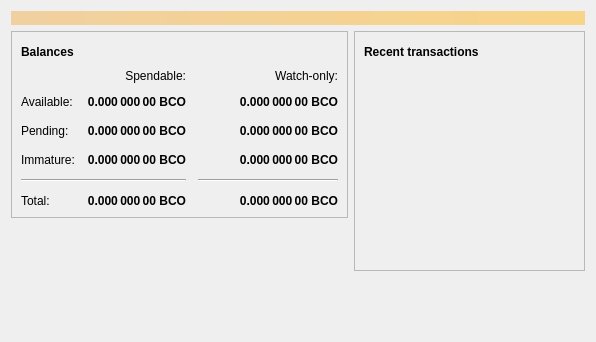
<?xml version="1.0" encoding="UTF-8"?>
<ui version="4.0">
 <class>OverviewPage</class>
 <widget class="QWidget" name="OverviewPage">
  <property name="geometry">
   <rect>
    <x>0</x>
    <y>0</y>
    <width>596</width>
    <height>342</height>
   </rect>
  </property>
  <property name="windowTitle">
   <string>Form</string>
  </property>
  <layout class="QVBoxLayout" name="topLayout">
   <item>
    <widget class="QLabel" name="labelAlerts">
     <property name="visible">
      <bool>false</bool>
     </property>
     <property name="styleSheet">
      <string notr="true">QLabel { background-color: qlineargradient(x1: 0, y1: 0, x2: 1, y2: 0, stop:0 #F0D0A0, stop:1 #F8D488); color:#000000; }</string>
     </property>
     <property name="wordWrap">
      <bool>true</bool>
     </property>
     <property name="margin">
      <number>3</number>
     </property>
     <property name="textInteractionFlags">
      <set>Qt::TextSelectableByMouse</set>
     </property>
    </widget>
   </item>
   <item>
    <layout class="QHBoxLayout" name="horizontalLayout" stretch="1,1">
     <item>
      <layout class="QVBoxLayout" name="verticalLayout_2">
       <item>
        <widget class="QFrame" name="frame">
         <property name="frameShape">
          <enum>QFrame::StyledPanel</enum>
         </property>
         <property name="frameShadow">
          <enum>QFrame::Raised</enum>
         </property>
         <layout class="QVBoxLayout" name="verticalLayout_4">
          <item>
           <layout class="QHBoxLayout" name="horizontalLayout_4">
            <item>
             <widget class="QLabel" name="label_5">
              <property name="font">
               <font>
                <weight>75</weight>
                <bold>true</bold>
               </font>
              </property>
              <property name="text">
               <string>Balances</string>
              </property>
             </widget>
            </item>
            <item>
             <widget class="QPushButton" name="labelWalletStatus">
              <property name="enabled">
               <bool>false</bool>
              </property>
              <property name="maximumSize">
               <size>
                <width>30</width>
                <height>16777215</height>
               </size>
              </property>
              <property name="toolTip">
               <string>The displayed information may be out of date. Your wallet automatically synchronizes with the bridgecoin network after a connection is established, but this process has not completed yet.</string>
              </property>
              <property name="text">
               <string/>
              </property>
              <property name="icon">
               <iconset resource="../bitcoin.qrc">
                <normaloff>:/icons/warning</normaloff>
                <disabledoff>:/icons/warning</disabledoff>:/icons/warning</iconset>
              </property>
              <property name="iconSize">
               <size>
                <width>24</width>
                <height>24</height>
               </size>
              </property>
              <property name="flat">
               <bool>true</bool>
              </property>
             </widget>
            </item>
            <item>
             <spacer name="horizontalSpacer_3">
              <property name="orientation">
               <enum>Qt::Horizontal</enum>
              </property>
              <property name="sizeHint" stdset="0">
               <size>
                <width>40</width>
                <height>20</height>
               </size>
              </property>
             </spacer>
            </item>
           </layout>
          </item>
          <item>
           <layout class="QGridLayout" name="gridLayout">
            <property name="spacing">
             <number>12</number>
            </property>
            <item row="2" column="2">
             <widget class="QLabel" name="labelWatchPending">
              <property name="font">
               <font>
                <weight>75</weight>
                <bold>true</bold>
               </font>
              </property>
              <property name="cursor">
               <cursorShape>IBeamCursor</cursorShape>
              </property>
              <property name="toolTip">
               <string>Unconfirmed transactions to watch-only addresses</string>
              </property>
              <property name="text">
               <string notr="true">0.000 000 00 BCO</string>
              </property>
              <property name="alignment">
               <set>Qt::AlignRight|Qt::AlignTrailing|Qt::AlignVCenter</set>
              </property>
              <property name="textInteractionFlags">
               <set>Qt::LinksAccessibleByMouse|Qt::TextSelectableByKeyboard|Qt::TextSelectableByMouse</set>
              </property>
             </widget>
            </item>
            <item row="2" column="1">
             <widget class="QLabel" name="labelUnconfirmed">
              <property name="font">
               <font>
                <weight>75</weight>
                <bold>true</bold>
               </font>
              </property>
              <property name="cursor">
               <cursorShape>IBeamCursor</cursorShape>
              </property>
              <property name="toolTip">
               <string>Total of transactions that have yet to be confirmed, and do not yet count toward the spendable balance</string>
              </property>
              <property name="text">
               <string notr="true">0.000 000 00 BCO</string>
              </property>
              <property name="alignment">
               <set>Qt::AlignRight|Qt::AlignTrailing|Qt::AlignVCenter</set>
              </property>
              <property name="textInteractionFlags">
               <set>Qt::LinksAccessibleByMouse|Qt::TextSelectableByKeyboard|Qt::TextSelectableByMouse</set>
              </property>
             </widget>
            </item>
            <item row="3" column="2">
             <widget class="QLabel" name="labelWatchImmature">
              <property name="font">
               <font>
                <weight>75</weight>
                <bold>true</bold>
               </font>
              </property>
              <property name="cursor">
               <cursorShape>IBeamCursor</cursorShape>
              </property>
              <property name="toolTip">
               <string>Mined balance in watch-only addresses that has not yet matured</string>
              </property>
              <property name="text">
               <string notr="true">0.000 000 00 BCO</string>
              </property>
              <property name="alignment">
               <set>Qt::AlignRight|Qt::AlignTrailing|Qt::AlignVCenter</set>
              </property>
              <property name="textInteractionFlags">
               <set>Qt::LinksAccessibleByMouse|Qt::TextSelectableByKeyboard|Qt::TextSelectableByMouse</set>
              </property>
             </widget>
            </item>
            <item row="4" column="0" colspan="2">
             <widget class="Line" name="line">
              <property name="orientation">
               <enum>Qt::Horizontal</enum>
              </property>
             </widget>
            </item>
            <item row="4" column="2">
             <widget class="Line" name="lineWatchBalance">
              <property name="sizePolicy">
               <sizepolicy hsizetype="Preferred" vsizetype="Fixed">
                <horstretch>0</horstretch>
                <verstretch>0</verstretch>
               </sizepolicy>
              </property>
              <property name="minimumSize">
               <size>
                <width>140</width>
                <height>0</height>
               </size>
              </property>
              <property name="orientation">
               <enum>Qt::Horizontal</enum>
              </property>
             </widget>
            </item>
            <item row="5" column="0">
             <widget class="QLabel" name="labelTotalText">
              <property name="text">
               <string>Total:</string>
              </property>
             </widget>
            </item>
            <item row="3" column="1">
             <widget class="QLabel" name="labelImmature">
              <property name="font">
               <font>
                <weight>75</weight>
                <bold>true</bold>
               </font>
              </property>
              <property name="cursor">
               <cursorShape>IBeamCursor</cursorShape>
              </property>
              <property name="toolTip">
               <string>Mined balance that has not yet matured</string>
              </property>
              <property name="text">
               <string notr="true">0.000 000 00 BCO</string>
              </property>
              <property name="alignment">
               <set>Qt::AlignRight|Qt::AlignTrailing|Qt::AlignVCenter</set>
              </property>
              <property name="textInteractionFlags">
               <set>Qt::LinksAccessibleByMouse|Qt::TextSelectableByKeyboard|Qt::TextSelectableByMouse</set>
              </property>
             </widget>
            </item>
            <item row="2" column="3">
             <spacer name="horizontalSpacer_2">
              <property name="orientation">
               <enum>Qt::Horizontal</enum>
              </property>
              <property name="sizeHint" stdset="0">
               <size>
                <width>40</width>
                <height>20</height>
               </size>
              </property>
             </spacer>
            </item>
            <item row="3" column="0">
             <widget class="QLabel" name="labelImmatureText">
              <property name="text">
               <string>Immature:</string>
              </property>
             </widget>
            </item>
            <item row="5" column="1">
             <widget class="QLabel" name="labelTotal">
              <property name="font">
               <font>
                <weight>75</weight>
                <bold>true</bold>
               </font>
              </property>
              <property name="cursor">
               <cursorShape>IBeamCursor</cursorShape>
              </property>
              <property name="toolTip">
               <string>Your current total balance</string>
              </property>
              <property name="text">
               <string notr="true">0.000 000 00 BCO</string>
              </property>
              <property name="alignment">
               <set>Qt::AlignRight|Qt::AlignTrailing|Qt::AlignVCenter</set>
              </property>
              <property name="textInteractionFlags">
               <set>Qt::LinksAccessibleByMouse|Qt::TextSelectableByKeyboard|Qt::TextSelectableByMouse</set>
              </property>
             </widget>
            </item>
            <item row="5" column="2">
             <widget class="QLabel" name="labelWatchTotal">
              <property name="font">
               <font>
                <weight>75</weight>
                <bold>true</bold>
               </font>
              </property>
              <property name="cursor">
               <cursorShape>IBeamCursor</cursorShape>
              </property>
              <property name="toolTip">
               <string>Current total balance in watch-only addresses</string>
              </property>
              <property name="text">
               <string notr="true">0.000 000 00 BCO</string>
              </property>
              <property name="alignment">
               <set>Qt::AlignRight|Qt::AlignTrailing|Qt::AlignVCenter</set>
              </property>
              <property name="textInteractionFlags">
               <set>Qt::LinksAccessibleByMouse|Qt::TextSelectableByKeyboard|Qt::TextSelectableByMouse</set>
              </property>
             </widget>
            </item>
            <item row="0" column="2">
             <widget class="QLabel" name="labelWatchonly">
              <property name="text">
               <string>Watch-only:</string>
              </property>
              <property name="alignment">
               <set>Qt::AlignRight|Qt::AlignTrailing|Qt::AlignVCenter</set>
              </property>
             </widget>
            </item>
            <item row="1" column="0">
             <widget class="QLabel" name="labelBalanceText">
              <property name="text">
               <string>Available:</string>
              </property>
             </widget>
            </item>
            <item row="1" column="1">
             <widget class="QLabel" name="labelBalance">
              <property name="font">
               <font>
                <weight>75</weight>
                <bold>true</bold>
               </font>
              </property>
              <property name="cursor">
               <cursorShape>IBeamCursor</cursorShape>
              </property>
              <property name="toolTip">
               <string>Your current spendable balance</string>
              </property>
              <property name="text">
               <string notr="true">0.000 000 00 BCO</string>
              </property>
              <property name="alignment">
               <set>Qt::AlignRight|Qt::AlignTrailing|Qt::AlignVCenter</set>
              </property>
              <property name="textInteractionFlags">
               <set>Qt::LinksAccessibleByMouse|Qt::TextSelectableByKeyboard|Qt::TextSelectableByMouse</set>
              </property>
             </widget>
            </item>
            <item row="1" column="2">
             <widget class="QLabel" name="labelWatchAvailable">
              <property name="font">
               <font>
                <weight>75</weight>
                <bold>true</bold>
               </font>
              </property>
              <property name="cursor">
               <cursorShape>IBeamCursor</cursorShape>
              </property>
              <property name="toolTip">
               <string>Your current balance in watch-only addresses</string>
              </property>
              <property name="text">
               <string notr="true">0.000 000 00 BCO</string>
              </property>
              <property name="alignment">
               <set>Qt::AlignRight|Qt::AlignTrailing|Qt::AlignVCenter</set>
              </property>
              <property name="textInteractionFlags">
               <set>Qt::LinksAccessibleByMouse|Qt::TextSelectableByKeyboard|Qt::TextSelectableByMouse</set>
              </property>
             </widget>
            </item>
            <item row="2" column="0">
             <widget class="QLabel" name="labelPendingText">
              <property name="text">
               <string>Pending:</string>
              </property>
             </widget>
            </item>
            <item row="0" column="1">
             <widget class="QLabel" name="labelSpendable">
              <property name="text">
               <string>Spendable:</string>
              </property>
              <property name="alignment">
               <set>Qt::AlignRight|Qt::AlignTrailing|Qt::AlignVCenter</set>
              </property>
             </widget>
            </item>
           </layout>
          </item>
         </layout>
        </widget>
       </item>
       <item>
        <spacer name="verticalSpacer">
         <property name="orientation">
          <enum>Qt::Vertical</enum>
         </property>
         <property name="sizeHint" stdset="0">
          <size>
           <width>20</width>
           <height>40</height>
          </size>
         </property>
        </spacer>
       </item>
      </layout>
     </item>
     <item>
      <layout class="QVBoxLayout" name="verticalLayout_3">
       <item>
        <widget class="QFrame" name="frame_2">
         <property name="frameShape">
          <enum>QFrame::StyledPanel</enum>
         </property>
         <property name="frameShadow">
          <enum>QFrame::Raised</enum>
         </property>
         <layout class="QVBoxLayout" name="verticalLayout">
          <item>
           <layout class="QHBoxLayout" name="horizontalLayout_2">
            <item>
             <widget class="QLabel" name="label_4">
              <property name="font">
               <font>
                <weight>75</weight>
                <bold>true</bold>
               </font>
              </property>
              <property name="text">
               <string>Recent transactions</string>
              </property>
             </widget>
            </item>
            <item>
             <widget class="QPushButton" name="labelTransactionsStatus">
              <property name="enabled">
               <bool>false</bool>
              </property>
              <property name="maximumSize">
               <size>
                <width>30</width>
                <height>16777215</height>
               </size>
              </property>
              <property name="toolTip">
               <string>The displayed information may be out of date. Your wallet automatically synchronizes with the bridgecoin network after a connection is established, but this process has not completed yet.</string>
              </property>
              <property name="text">
               <string/>
              </property>
              <property name="icon">
               <iconset resource="../bitcoin.qrc">
                <normaloff>:/icons/warning</normaloff>
                <disabledoff>:/icons/warning</disabledoff>:/icons/warning</iconset>
              </property>
              <property name="iconSize">
               <size>
                <width>24</width>
                <height>24</height>
               </size>
              </property>
              <property name="flat">
               <bool>true</bool>
              </property>
             </widget>
            </item>
            <item>
             <spacer name="horizontalSpacer">
              <property name="orientation">
               <enum>Qt::Horizontal</enum>
              </property>
              <property name="sizeHint" stdset="0">
               <size>
                <width>40</width>
                <height>20</height>
               </size>
              </property>
             </spacer>
            </item>
           </layout>
          </item>
          <item>
           <widget class="QListView" name="listTransactions">
            <property name="styleSheet">
             <string notr="true">QListView { background: transparent; }</string>
            </property>
            <property name="frameShape">
             <enum>QFrame::NoFrame</enum>
            </property>
            <property name="verticalScrollBarPolicy">
             <enum>Qt::ScrollBarAlwaysOff</enum>
            </property>
            <property name="horizontalScrollBarPolicy">
             <enum>Qt::ScrollBarAlwaysOff</enum>
            </property>
            <property name="selectionMode">
             <enum>QAbstractItemView::NoSelection</enum>
            </property>
           </widget>
          </item>
         </layout>
        </widget>
       </item>
       <item>
        <spacer name="verticalSpacer_2">
         <property name="orientation">
          <enum>Qt::Vertical</enum>
         </property>
         <property name="sizeHint" stdset="0">
          <size>
           <width>20</width>
           <height>40</height>
          </size>
         </property>
        </spacer>
       </item>
      </layout>
     </item>
    </layout>
   </item>
  </layout>
 </widget>
 <resources/>
 <connections/>
</ui>
